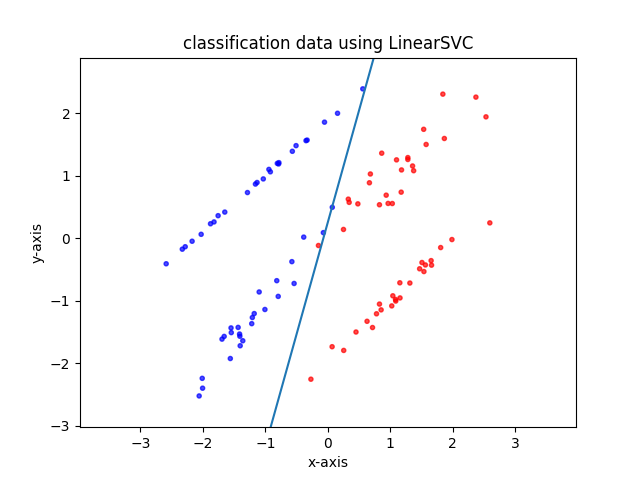

Write the Python code that produced this figure.
# coding: UTF-8
# パッケージをインポート
import numpy as np
import matplotlib
import matplotlib.pyplot as plt
from sklearn.svm import LinearSVC
from sklearn.model_selection import train_test_split
from sklearn.datasets import make_classification

# データの生成
X, y = make_classification(n_samples=100, n_features=2,
                           n_redundant=0, random_state=42)
train_X, test_X, train_y, test_y = train_test_split(X, y, random_state=42)

# 以下にコードを記述してください
# モデルの構築
model = LinearSVC()

# train_Xとtrain_yを使ってモデルに学習させる
#ここに答えをかいてください
model.fit(train_X, train_y)
# test_Xとtest_yを用いたモデルの正解率を出力
#ここに答えを書いてください
print(model.score(test_X, test_y))

pred_y = model.predict(test_X)
accuracy = model.score(test_X, test_y)

# 適合率、再現率、F1
from sklearn.metrics import precision_score
from sklearn.metrics import recall_score, f1_score

precision = precision_score(test_y, pred_y, average = None)
recall = recall_score(test_y, pred_y, average = None)
f1 = f1_score(test_y, pred_y, average = None)

print("test_y: {}".format(test_y))
print("pred_y: {}".format(pred_y))
print(test_y == pred_y)
print("accuracy: {}".format(accuracy))
print("precision: {}".format(precision))
print("recall: {}".format(recall))
print("f1: {}".format(f1))

# コードの編集はここまでです。
# 生成したデータをプロット
plt.scatter(X[:, 0], X[:, 1], c=y, marker=".",
            cmap=matplotlib.cm.get_cmap(name="bwr"), alpha=0.7)

# 学習して導出した識別境界線をプロット
Xi = np.linspace(-10, 10)
Y = -model.coef_[0][0] / model.coef_[0][1] * Xi - model.intercept_ / model.coef_[0][1]
plt.plot(Xi, Y)

# グラフのスケールを調整
plt.xlim(min(X[:, 0]) - 0.5, max(X[:, 0]) + 0.5)
plt.ylim(min(X[:, 1]) - 0.5, max(X[:, 1]) + 0.5)
plt.axes().set_aspect("equal", "datalim")
# グラフにタイトルを設定する
plt.title("classification data using LinearSVC")
# x軸、y軸それぞれに名前を設定する
plt.xlabel("x-axis")
plt.ylabel("y-axis")
plt.savefig("linear_svc.png")
